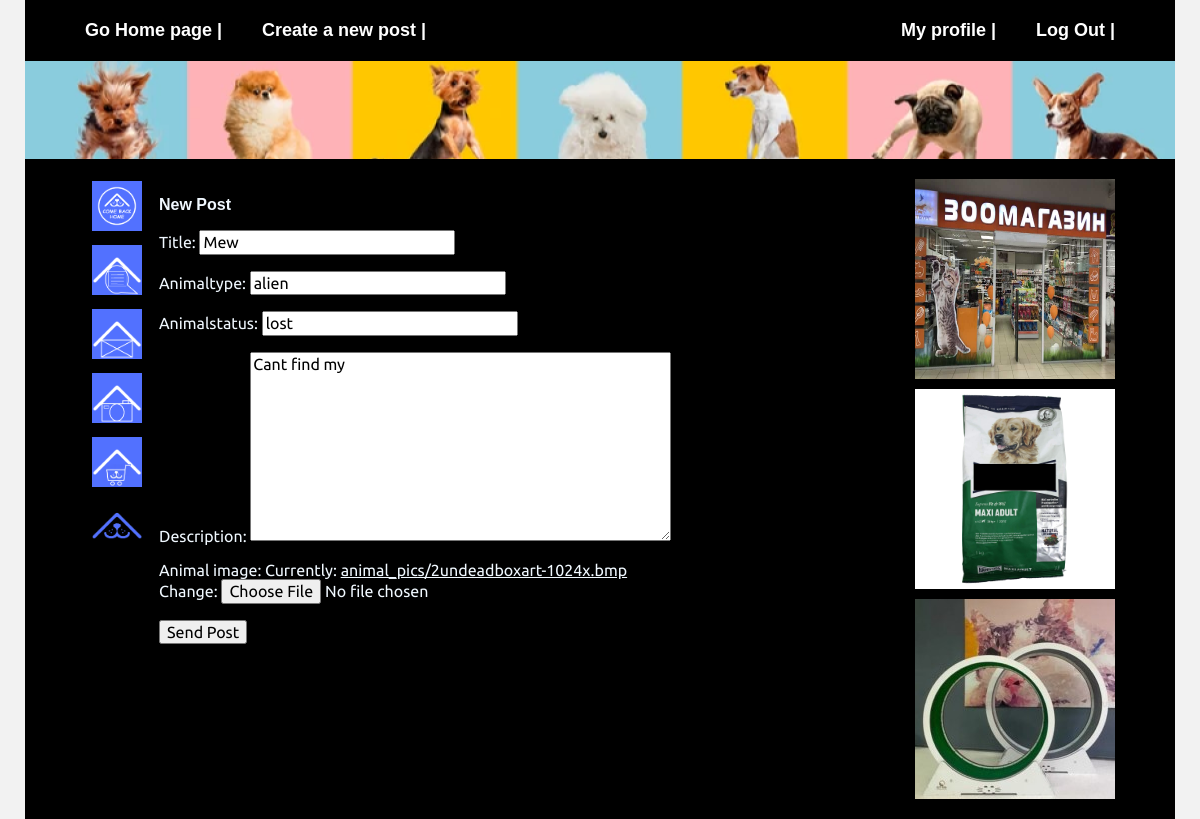
/post/3/update (signed in), run on the app's committed database.
### blog/models.py (models this page shows, shortened)
class Post(models.Model):
    title = models.CharField(max_length=100)
    animaltype = models.CharField(max_length=50)
    animalstatus = models.CharField(max_length=50, null=True)
    description = models.TextField()
    animal_image = models.ImageField(default='default_animal.jpg', upload_to='animal_pics')
    date_posted = models.DateTimeField(default=timezone.now)
    author = models.ForeignKey(User, on_delete=models.CASCADE)

### blog/views.py (the view, shortened to what this page needs)
# urls.py: path('post/<int:pk>/update', PostUpdateView.as_view(), name='post-update'),
class PostUpdateView(LoginRequiredMixin, UserPassesTestMixin, UpdateView):
    model = Post
    fields = ['title', 'animaltype', 'animalstatus', 'description', 'animal_image']
    def test_func(self):
        post = self.get_object()
        if self.request.user == post.author:
            return True
        return False #функция которая позволяет редактировать только те посты, автором которых является пользователь

### blog/templates/blog/post_form.html (shortened to what this page needs)
{% extends "base.html" %}
{% load static %}
{% block content %}
<form method="POST" enctype="multipart/form-data">
    <p><b>New Post</b></p>
    {{ form.as_p }}
    <p>
        <button type="submit">Send Post</button>
    </p>
</form>
{% endblock content %}

### blog/static/css/style.css (style rules this page uses)
* { box-sizing: border-box; }
body { background-color: #f2f2f2; margin-bottom: 0px; font-family: 'Ubuntu', sans-serif; color: aliceblue; }
body a { color: aliceblue; }

### data on the page
Post: title "Mew", animaltype "alien", animalstatus "lost", description "Cant find my"
